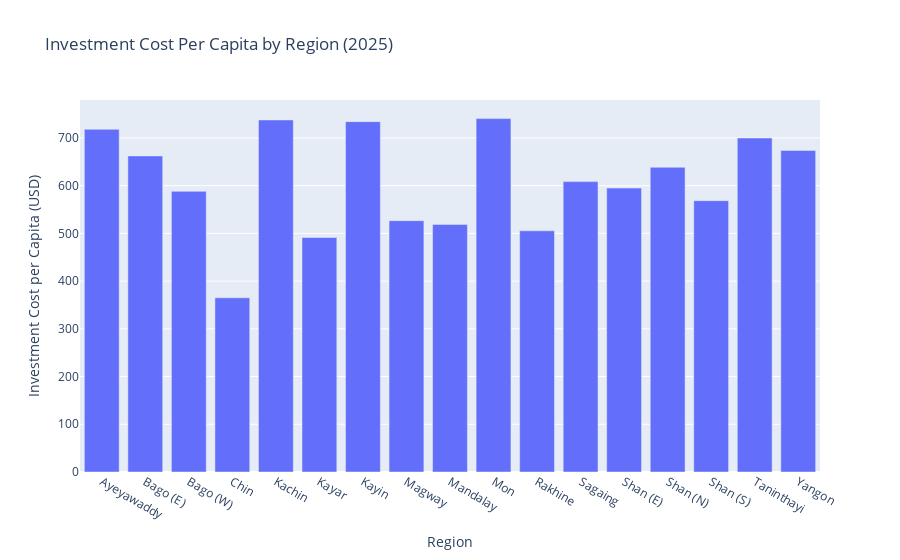

The notebook cell saved with this chart:
### Code cell
# Q1: Investment cost per capita in 2025 and 2030
df['InvestmentPerCapita2025'] = df['InvestmentCost2025'] / df['Pop2025']
df['InvestmentPerCapita2030'] = df['InvestmentCost2030'] / df['Pop2030']
investment_per_capita_2025 = df.groupby('Admin1')['InvestmentPerCapita2025'].mean().reset_index()
investment_per_capita_2030 = df.groupby('Admin1')['InvestmentPerCapita2030'].mean().reset_index()

# Plot: Investment Cost Per Capita by Region for 2025
fig = px.bar(investment_per_capita_2025, x='Admin1', y='InvestmentPerCapita2025', title='Investment Cost Per Capita by Region (2025)', labels={'InvestmentPerCapita2025':'Investment Cost per Capita (USD)'})
fig.update_xaxes(title_text='Region')
fig.show()

### Figure 1 — Plotly figure (JSON) as saved in the notebook; plotly's stock layout.template omitted (floating-point values rounded to 4 significant figures)
{"data": [{"alignmentgroup": "True", "hovertemplate": "Admin1=%{x}<br>Investment Cost per Capita (USD)=%{y}<extra></extra>", "legendgroup": "", "marker": {"color": "#636efa", "pattern": {"shape": ""}}, "name": "", "offsetgroup": "", "orientation": "v", "showlegend": false, "textposition": "auto", "type": "bar", "x": ["Ayeyawaddy", "Bago (E)", "Bago (W)", "Chin", "Kachin", "Kayar", "Kayin", "Magway", "Mandalay", "Mon", "Rakhine", "Sagaing", "Shan (E)", "Shan (N)", "Shan (S)", "Taninthayi", "Yangon"], "xaxis": "x", "y": [718.1, 662.4, 588.1, 365.0, 737.7, 491.4, 734.2, 526.7, 518.8, 740.6, 505.4, 608.5, 595.1, 638.5, 568.6, 699.9, 673.9], "yaxis": "y"}], "layout": {"barmode": "relative", "legend": {"tracegroupgap": 0}, "title": {"text": "Investment Cost Per Capita by Region (2025)"}, "xaxis": {"anchor": "y", "domain": [0, 1], "title": {"text": "Region"}}, "yaxis": {"anchor": "x", "domain": [0, 1], "title": {"text": "Investment Cost per Capita (USD)"}}}}
